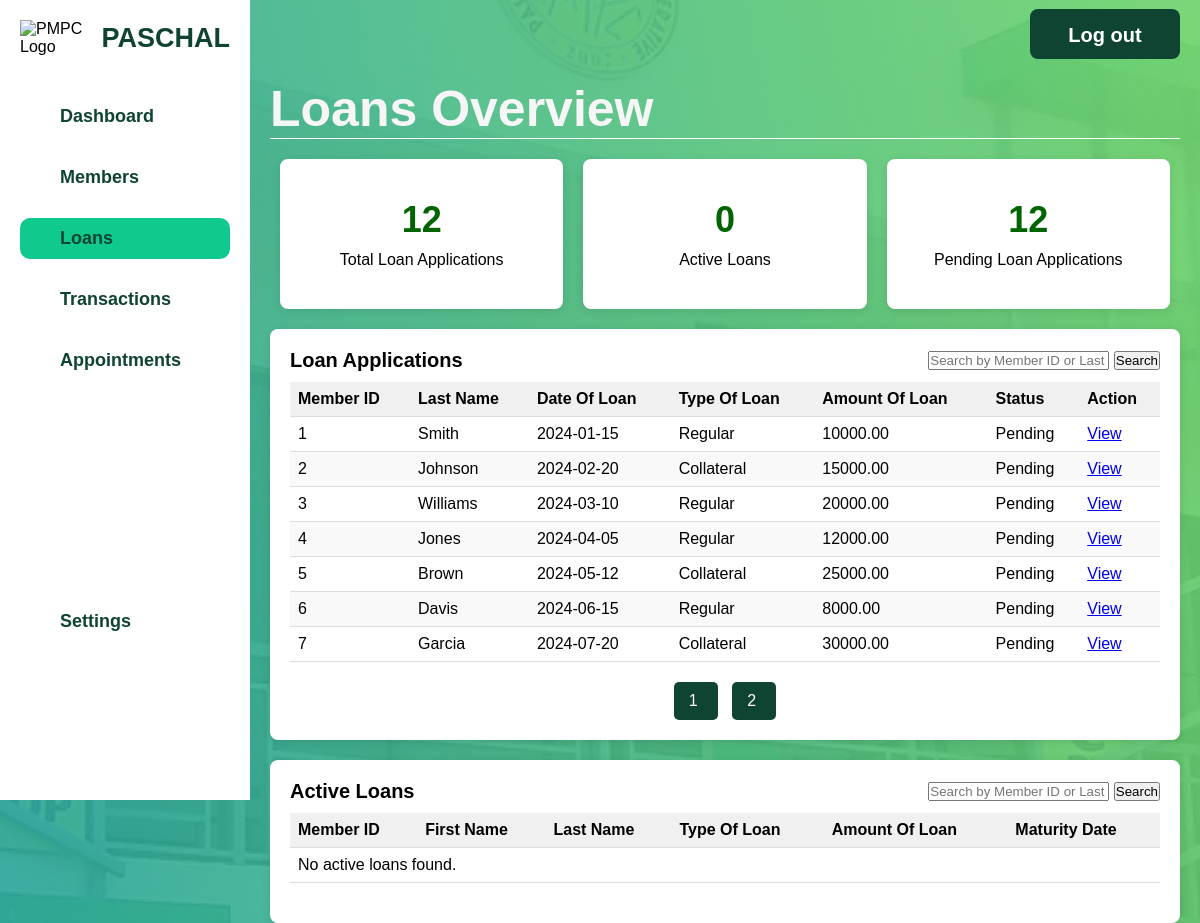
Page /admin/admin-loans.php (signed in) on the earlier database version.
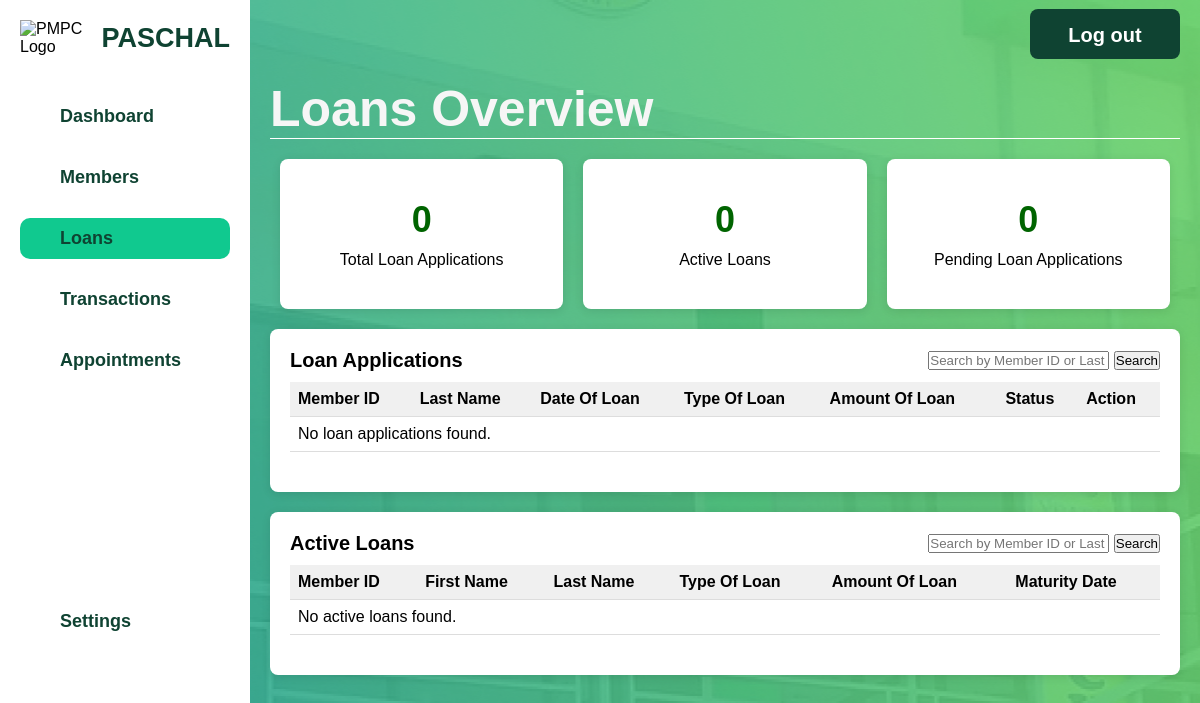
Same page on the later database version.
### tables this page shows
CREATE TABLE `loanapplication` (
  `LoanID` int(11) NOT NULL,
  `MemberID` int(11) DEFAULT NULL,
  `DateOfLoan` date DEFAULT NULL,
  `AmountRequested` decimal(15,2) DEFAULT NULL,
  `LoanTerm` enum('3 Months','6 Months','9 Months','12 Months','15 Months','18 Months','21 Months','24 Months') DEFAULT NULL,
  `Purpose` text DEFAULT NULL,
  `LoanType` enum('Regular','Collateral') DEFAULT NULL,
  `ModeOfPayment` enum('Daily','Weekly','Bi-Monthly','Monthly','Quarterly','Semi-Anual') DEFAULT NULL,
  `years_stay_present_address` int(11) DEFAULT NULL,
  `own_house` tinyint(1) NOT NULL DEFAULT 0,
  `renting` tinyint(1) NOT NULL DEFAULT 0,
  `living_with_relative` tinyint(1) NOT NULL DEFAULT 0,
  `status` enum('Single','Married','Separated','Widow/er','Live-in') NOT NULL,
  `spouse_name` varchar(255) DEFAULT NULL,
  `number_of_dependents` int(11) NOT NULL,
  `dependents_in_school` int(11) NOT NULL,
  `dependent1_name` varchar(255) DEFAULT NULL,
  `dependent1_age` int(11) DEFAULT NULL,
  `dependent1_grade_level` varchar(50) DEFAULT NULL,
  `dependent2_name` varchar(255) DEFAULT NULL,
  `dependent2_age` int(11) DEFAULT NULL,
  `dependent2_grade_level` varchar(50) DEFAULT NULL,
  `dependent3_name` varchar(255) DEFAULT NULL,
  `dependent3_age` int(11) DEFAULT NULL,
  `dependent3_grade_level` varchar(50) DEFAULT NULL,
  `dependent4_name` varchar(255) DEFAULT NULL,
  `dependent4_age` int(11) DEFAULT NULL,
  `dependent4_grade_level` varchar(50) DEFAULT NULL,
  `family_member_count` int(11) NOT NULL,
  `self_income` varchar(255) NOT NULL,
  `self_income_amount` decimal(10,2) NOT NULL,
  `other_income` varchar(255) DEFAULT NULL,
  `other_income_amount` decimal(10,2) DEFAULT NULL,
  `spouse_income` varchar(255) DEFAULT NULL,
  `spouse_income_amount` decimal(10,2) DEFAULT NULL,
  `spouse_other_income` varchar(255) DEFAULT NULL,
  `spouse_other_income_amount` decimal(10,2) DEFAULT NULL,
  `total_income` decimal(10,2) NOT NULL,
  `food_groceries_expense` decimal(10,2) NOT NULL,
  `gas_oil_transportation_expense` decimal(10,2) NOT NULL,
  `schooling_expense` decimal(10,2) NOT NULL,
  `utilities_expense` decimal(10,2) NOT NULL,
  `miscellaneous_expense` decimal(10,2) NOT NULL,
  `total_expenses` decimal(10,2) NOT NULL,
  `net_family_income` decimal(10,2) NOT NULL,
  `employer_name` varchar(255) NOT NULL,
  `employer_address` varchar(255) NOT NULL,
  `present_position` varchar(255) NOT NULL,
  `date_of_employment` date DEFAULT NULL,
  `monthly_income` decimal(10,2) NOT NULL,
  `contact_person` varchar(255) NOT NULL,
  `contact_telephone_no` varchar(20) NOT NULL,
  `self_employed_business_type` varchar(255) DEFAULT NULL,
  `business_start_date` date DEFAULT NULL,
  `savings_account` tinyint(1) NOT NULL DEFAULT 0,
  `savings_bank` varchar(255) DEFAULT NULL,
  `savings_branch` varchar(255) DEFAULT NULL,
  `current_account` tinyint(1) NOT NULL DEFAULT 0,
  `current_bank` varchar(255) DEFAULT NULL,
  `current_branch` varchar(255) DEFAULT NULL,
  `asset1` varchar(255) DEFAULT NULL,
  `asset2` varchar(255) DEFAULT NULL,
  `asset3` varchar(255) DEFAULT NULL,
  `asset4` varchar(255) DEFAULT NULL,
  `creditor1_name` varchar(255) DEFAULT NULL,
  `creditor1_address` varchar(255) DEFAULT NULL,
  `creditor1_original_amount` decimal(10,2) DEFAULT NULL,
  `creditor1_present_balance` decimal(10,2) DEFAULT NULL,
  `creditor2_name` varchar(255) DEFAULT NULL,
  `creditor2_address` varchar(255) DEFAULT NULL,
  `creditor2_original_amount` decimal(10,2) DEFAULT NULL,
  `creditor2_present_balance` decimal(10,2) DEFAULT NULL,
  `creditor3_name` varchar(255) DEFAULT NULL,
  `creditor3_address` varchar(255) DEFAULT NULL,
  `creditor3_original_amount` decimal(10,2) DEFAULT NULL,
  `creditor3_present_balance` decimal(10,2) DEFAULT NULL,
  `creditor4_name` varchar(255) DEFAULT NULL,
  `creditor4_address` varchar(255) DEFAULT NULL,
  `creditor4_original_amount` decimal(10,2) DEFAULT NULL,
  `creditor4_present_balance` decimal(10,2) DEFAULT NULL,
  `property_foreclosed_repossessed` tinyint(1) NOT NULL DEFAULT 0,
  `co_maker_cosigner_guarantor` tinyint(1) NOT NULL DEFAULT 0,
  `reference1_name` varchar(255) NOT NULL,
  `reference1_address` varchar(255) NOT NULL,
  `reference1_contact_no` varchar(20) NOT NULL,
  `reference2_name` varchar(255) NOT NULL,
  `reference2_address` varchar(255) NOT NULL,
  `reference2_contact_no` varchar(20) NOT NULL,
  `reference3_name` varchar(255) NOT NULL,
  `reference3_address` varchar(255) NOT NULL,
  `reference3_contact_no` varchar(20) NOT NULL
);

CREATE TABLE `member` (
  `Email` char(255) NOT NULL,
  `MemberID` int(11) NOT NULL,
  `LastName` varchar(50) DEFAULT NULL,
  `FirstName` varchar(50) DEFAULT NULL,
  `MiddleName` varchar(50) DEFAULT NULL,
  `AddressID` int(11) DEFAULT NULL,
  `Birthday` date DEFAULT NULL,
  `Sex` varchar(10) DEFAULT NULL,
  `TINNumber` varchar(15) DEFAULT NULL,
  `ContactNo` varchar(15) DEFAULT NULL,
  `DateCreated` datetime DEFAULT current_timestamp(),
  `Savings` decimal(10,2) DEFAULT 0.00,
  `TypeOfMember` enum('Regular','Associate') DEFAULT 'Regular',
  `MembershipStatus` enum('Pending','Active') DEFAULT 'Pending',
  `ShareCapital` decimal(10,2) DEFAULT 0.00
);

CREATE TABLE `loanapplication_status` (
  `LoanID` int(11) NOT NULL,
  `Eligibility` enum('Eligible','Not Eligible') NOT NULL,
  `Status` enum('Pending','Completed','Rejected') NOT NULL,
  `PredictedAmount` decimal(10,0) DEFAULT NULL
);

### html/admin/admin-loans.php (the view, shortened to what the rows shown need)
<?php
$servername = "localhost";
$dbUsername = "root";
$dbPassword = "";
$dbname = "pmpc";
$conn = new mysqli($servername, $dbUsername, $dbPassword, $dbname);
$limit = 7;
$page = isset($_GET['page']) ? (int)$_GET['page'] : 1;
$offset = ($page - 1) * $limit;
$pendingStatusQuery = "SELECT COUNT(*) as total FROM loanapplication_status WHERE Status = 'Pending'";
$pendingStatusResult = $conn->query($pendingStatusQuery);
$totalPendingStatus = $pendingStatusResult->fetch_assoc()['total'];
$activeLoansCountQuery = "SELECT COUNT(*) as total FROM loan_admin";
$activeLoansCountResult = $conn->query($activeLoansCountQuery);
$activeLoansCount = $activeLoansCountResult->fetch_assoc()['total'];
$totalLoanApplicationsQuery = "SELECT COUNT(*) as total FROM loanapplication";
$totalLoanApplicationsResult = $conn->query($totalLoanApplicationsQuery);
$totalLoanApplications = $totalLoanApplicationsResult->fetch_assoc()['total'];
$searchLoanAppQuery = isset($_GET['search_loan_app']) ? $_GET['search_loan_app'] : "";
$loanApplicationsQuery = "
SELECT
    la.LoanID,
    la.MemberID,
    m.LastName,
    DATE(la.DateOfLoan) AS DateOfLoan,
    la.AmountRequested AS AmountOfLoan,
    la.LoanType AS TypeOfLoan,
    las.Status AS LoanStatus
FROM
    loanapplication la
JOIN
    member m ON la.MemberID = m.MemberID
JOIN
    loanapplication_status las ON la.LoanID = las.LoanID
WHERE
    m.LastName LIKE ? OR
    la.MemberID LIKE ?
LIMIT ?, ?";
$stmtLoanApplications = $conn->prepare($loanApplicationsQuery);
$searchTermLoanApp = "%{$searchLoanAppQuery}%";
$stmtLoanApplications->bind_param("ssii", $searchTermLoanApp, $searchTermLoanApp, $offset, $limit);
$stmtLoanApplications->execute();
$loanApplicationsResult = $stmtLoanApplications->get_result();
?>
<!DOCTYPE html>
<html lang="en">
<head>
    <link rel="stylesheet" href="../../css/admin-content.css">
    <link rel="stylesheet" href="../../css/admin-general.css">
</head>
<body>
    <div class="container">
        <div class="sidebar">
            <div class="logo-container">
                <h2 class="pmpc-text">PASCHAL</h2>
            </div>
        </div>
        <div class="main-content">
            <header>
                <h1>Loans Overview</h1>
            </header>
            <section class="summary-cards">
                <div class="card">
                    <h2><?php echo $totalLoanApplications; ?></h2>
                </div>
                <div class="card">
                    <h2><?php echo $activeLoansCount; ?></h2>
                </div>
                <div class="card">
                    <h2><?php echo $totalPendingStatus; ?></h2>
                </div>
            </section>
            <section class="member-list">
                <table>
                    <thead>
                        <tr>
                            <th>Member ID</th>
                            <th>Last Name</th>
                            <th>Date Of Loan</th>
                            <th>Type Of Loan</th>
                            <th>Amount Of Loan</th>
                            <th>Status</th>
                            <th>Action</th>
                        </tr>
                    </thead>
                    <tbody>
                        <?php
                        if ($loanApplicationsResult->num_rows > 0) {
                            while ($row = $loanApplicationsResult->fetch_assoc()) {
                                echo "<tr>";
                                echo "<td>" . htmlspecialchars($row['MemberID']) . "</td>";
                                echo "<td>" . htmlspecialchars($row['LastName']) . "</td>";
                                echo "<td>" . htmlspecialchars($row['DateOfLoan']) . "</td>";
                                echo "<td>" . htmlspecialchars($row['TypeOfLoan']) . "</td>";
                                echo "<td>" . htmlspecialchars($row['AmountOfLoan']) . "</td>";
                                echo "<td>" . htmlspecialchars($row['LoanStatus']) . "</td>";
                                echo "<td><a href='admin-view-loan-app.php?id=" . htmlspecialchars($row['LoanID']) . "' class='view-button'>View</a></td>";
                                echo "</tr>";
                            }
                        } else {
                            echo "<tr><td colspan='7'>No loan applications found.</td></tr>";
                        }
                        ?>
                    </tbody>
                </table>
            </section>
            <section class="member-list">
                <table>
                    <thead>
                        <tr>
                            <th>Member ID</th>
                            <th>First Name</th>
                            <th>Last Name</th>
                            <th>Type Of Loan</th>
                            <th>Amount Of Loan</th>
                            <th>Maturity Date</th>
                        </tr>
                    </thead>
                </table>
            </section>
        </div>
    </div>
</body>
</html>

Differences in the rows shown:
removed loanapplication: MemberID "1", MemberID.LastName "Smith", DateOfLoan "2024-01-15", LoanType "Regular", AmountRequested "10000.00", loanapplication_status.Status "Pending"
removed loanapplication: MemberID "2", MemberID.LastName "Johnson", DateOfLoan "2024-02-20", LoanType "Collateral", AmountRequested "15000.00", loanapplication_status.Status "Pending"
removed loanapplication: MemberID "3", MemberID.LastName "Williams", DateOfLoan "2024-03-10", LoanType "Regular", AmountRequested "20000.00", loanapplication_status.Status "Pending"
removed loanapplication: MemberID "4", MemberID.LastName "Jones", DateOfLoan "2024-04-05", LoanType "Regular", AmountRequested "12000.00", loanapplication_status.Status "Pending"
removed loanapplication: MemberID "5", MemberID.LastName "Brown", DateOfLoan "2024-05-12", LoanType "Collateral", AmountRequested "25000.00", loanapplication_status.Status "Pending"
removed loanapplication: MemberID "6", MemberID.LastName "Davis", DateOfLoan "2024-06-15", LoanType "Regular", AmountRequested "8000.00", loanapplication_status.Status "Pending"
removed loanapplication: MemberID "7", MemberID.LastName "Garcia", DateOfLoan "2024-07-20", LoanType "Collateral", AmountRequested "30000.00", loanapplication_status.Status "Pending"
Other differences:
$totalLoanApplications: "12" → "0"
$totalPendingStatus: "12" → "0"
text now shown: "No loan applications found."
list line gone: "1"
list line gone: "2"
